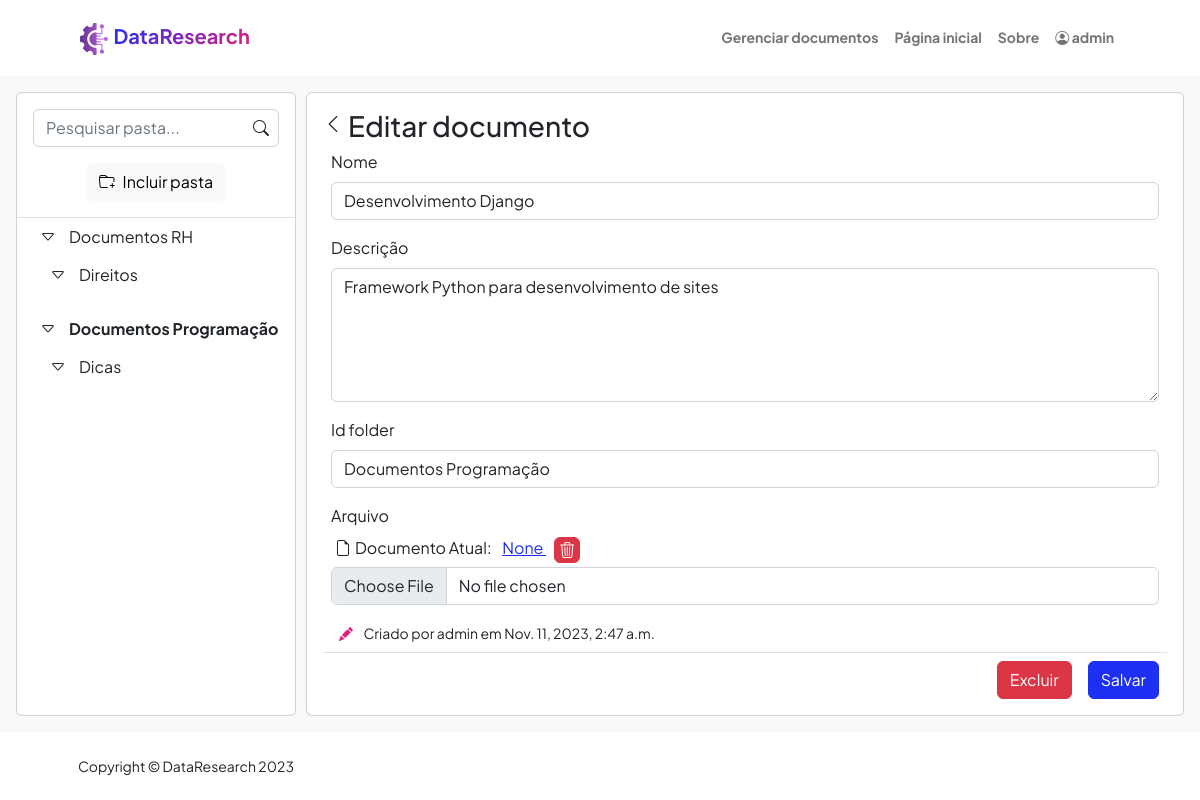
The app's page /documents/edit/46 (signed in) with its own data.
### documents/models.py (models this page shows, shortened)
class Folder(models.Model):
    id = models.AutoField(verbose_name="Sequência", primary_key=True, auto_created=True)
    name = models.CharField(verbose_name='Nome', max_length=50)
    id_parent_dir = models.ForeignKey('self', on_delete=models.CASCADE, null=True, blank=True)
    def __str__(self):
        return self.name
    def create_folder_tree():
        def get_child(parent):
            children = Folder.objects.all().filter(id_parent_dir=parent['id'])
            for child in children:
                if ('children' not in parent):
                    parent['children'] = []
                parent['children'].append(get_child({'id': child.id, 'name': child.name, 'parent': parent['id']}))
            return parent
        directories = Folder.objects.all().filter(id_parent_dir=None)
        dirTree = []
        for dir in directories:
            dirTree.append(get_child({'id': dir.id, 'name': dir.name, 'parent': None}))
        return dirTree

class File(models.Model):
    def file_directory_path(instance, filename):
        return f"{instance.user_created}/{filename}"
    id = models.AutoField(verbose_name="Seq.", primary_key=True, auto_created=True)
    name = models.CharField(verbose_name='Nome', max_length=255)
    file = models.FileField(verbose_name='Arquivo', upload_to=file_directory_path)
    description = models.TextField(verbose_name='Descrição', max_length=255)
    id_folder = models.ForeignKey(Folder, on_delete=models.PROTECT, verbose_name='Pasta', related_name='pasta')
    dt_created = models.DateTimeField(verbose_name='Data de criação', auto_now_add=True, null=True)
    dt_updated = models.DateTimeField(verbose_name='Data de atualização', auto_now=True, null=True)
    user_created = models.ForeignKey(User, on_delete= models.CASCADE, verbose_name='Criado por: ', related_name='usuario_criacao', null=True)
    user_updated = models.ForeignKey(User, on_delete= models.CASCADE, verbose_name='Atualizado por: ', related_name='usuario_atualizacao', null=True)
    def filename(self):
        if not self.file or not os.path.isfile(self.file.path):
            return None
        return os.path.basename(self.file.name)

### documents/views.py (the view)
# urls.py: path('edit/<int:pk>', views.document_add_edit, name='edit'),
@login_required(redirect_field_name="users:login")
def document_add_edit(request, pk = None):
    if request.POST or request.FILES:
        result = {
            'saved': False
        }
        if (pk is None):
            form = FileForm(data = request.POST)
        else:
            documentModel = get_object_or_404(File, pk=pk)
            form = FileForm(data = request.POST, instance= documentModel)
        if (form.is_valid()):
            try:
                document = form.save(commit=False)
                if (request.POST.get('delete_file') == 'true'):
                    if document.file:
                        if os.path.isfile(document.file.path):
                            os.remove(document.file.path)
                            document.file = None
                filepath = request.FILES.get('file', False)
                if (filepath):
                    if (not filepath.name.upper().endswith('PDF')):
                        result['error'] = 'O arquivo não é um PDF.'
                        return JsonResponse(result)
                    document.file = filepath
                if (document.pk):
                    document.user_updated = request.user
                else:
                    document.user_created = request.user
                document.save()
                OpenIAService().appendInstance(document)
                if (filepath):
                    OpenIAService().appendFile(document)
                result['saved'] = True
            except Exception as a:
                result['error'] = str(a)
            return JsonResponse(result)
    else:
        if (pk is None):
            form = FileForm()
            setattr(form, 'form_url', '/documents/add/')
            setattr(form, 'form_title', 'Adicionar documento ')
        else:
            documentModel = get_object_or_404(File, pk=pk)
            form = FileForm(instance = documentModel)
            setattr(form, 'form_url', f'/documents/edit/{pk}')
            setattr(form, 'form_title', 'Editar documento ')
    return render(request, "documents/add_edit.html", {"form": form, 'folders': Folder.create_folder_tree(), 'folders_list' : Folder.objects.all()})

### documents/forms.py
class FileForm(forms.ModelForm ):
    id = forms.CharField(max_length=255, widget=forms.HiddenInput(), required=False)
    name = forms.CharField(label='Nome', max_length=255)
    description = forms.CharField(label='Descrição', max_length=255, widget= forms.Textarea(attrs={'rows':5}))
    file = forms.FileField(label='Arquivo', required=False)
    id_folder = forms.ModelChoiceField(queryset=Folder.objects.all())
    class Meta:
        model = File
        exclude = ['dt_created', 'dt_updated', 'user_created', 'user_updated']
    field_order = ['id','name', 'description', 'id_folder', 'file']

### documents/templatetags/controllForms.py (called while the page is built)
@register.filter('input_type')
def input_type(ob):
    return ob.field.widget.__class__.__name__

@register.filter(name='add_classes')
def add_classes(value, arg):
    css_classes = value.field.widget.attrs.get('class', '')
    if css_classes:
        css_classes = css_classes.split(' ')
    else:
        css_classes = []
    args = arg.split(' ')
    for a in args:
        if a not in css_classes:
            css_classes.append(a)
    return value.as_widget(attrs={'class': ' '.join(css_classes)})

### documents/templates/documents/add_edit.html (shortened to what this page needs)
{% extends "BuscaSemantica/base.html" %}
{% block content %}
{% load controllForms %}
    <div class="p-3 bg-light h-100">
        <div class="d-flex flex-row h-100">
            <div class="card d-flex flex-column flex-shrink-0 h-100" style="margin-right: 10px; width: 280px;">
                {% include "documents/folder-tree/folder-tree.html" with folder_tree=folders %}
            </div>
            <div class="card d-flex flex-column flex-shrink-0 p-3 h-100" style="width: calc(100% - 290px);">
                <div class='d-flex flex-row'>
                    <a class="nav-link" href="{% url 'documents:list' %}"><i class="bi bi-chevron-left" style="font-size: 1.25rem;margin-right:5px"></i></a>
                    <h3>{{form.form_title}}</h3>
                </div>
                <form id='form_document' style="height: calc(100% - 38px);" class=' d-flex flex-column' enctype="multipart/form-data">
                    <div class="overflow-auto border-bottom px-2 h-100" >
                        {% for field in form %}
                            {% if field|input_type == 'HiddenInput' %}
                                {{field}}
                            {% elif field.name == 'file'  %}
                                <div class="mb-3">
                                    <label for="{{field.name}}" class="form-label">{{field.label}}</label>
                                    {% if form.instance.file %}
                                    <div class='d-flex flex-row mb-1'>
                                        <i class="bi bi-file-earmark mx-1 text-decoration-none"> </i>
                                        <div class=''>
                                            <span> Documento Atual: </span>
                                            <a class="mx-2" href="/media/{{form.instance.file}}" download> {{form.instance.filename}} </a>
                                            <button type="button" data-bs-toggle="button" id="delete-file" class=" p-0 px-1 btn btn-danger">
                                                <i class="bi bi-trash3"></i>
                                            </button>
                                        </div>
                                    </div>
                                    {% endif %}
                                    <input type="file" accept="application/pdf" name="file" class="form-control" id="id_file">
                                </div>
                            {% else %}
                            <div class="mb-3">
                                <label for="{{field.name}}" class="form-label">{{field.label}}</label>
                                {{field|add_classes:'form-control'}}
                            </div>
                            {% endif %}
                        {% endfor %}
                        <p class="card-text">
                            <small class="text-body-secondary">
                                {% if form.instance.pk %}
                                <i class="bi bi-pencil-fill text-secondary px-2"></i>
                                <span>Criado por {{form.instance.user_created}} em {{form.instance.dt_created}} </span>
                                {% endif %}
                            </small>
                        </p>
                    </div>
                    <div class='d-flex flex-row-reverse'>
                        <button type="submit" class="btn mt-2 mx-2 btn-primary">Salvar</button>
                        {% if form.instance.pk %}
                        <button type="button" data-bs-toggle="modal" data-bs-target="#delete_document" class="btn mt-2 mx-2 btn-danger">Excluir</button>
                        {% endif %}
                    </div>
                </form>
            </div>
        </div>
    </div>
{% endblock %}

### BuscaSemantica/templates/BuscaSemantica/base.html (shortened to what this page needs)
{% load static %}
<!DOCTYPE html>
<html lang="en">
    <head>
        <link href="https://cdn.jsdelivr.net/npm/bootstrap-icons@1.8.1/font/bootstrap-icons.css" rel="stylesheet" />
        <link href="{% static 'BuscaSemantica/css/style.css' %}" rel="stylesheet" />
    </head>
    <body class="d-flex flex-column h-100">
        <nav class="navbar navbar-expand-lg navbar-light bg-white py-3 ">
            <div class="container px-5">
                <a class="navbar-brand" href="/">
                    <img class="img-fluid" src="{% static 'BuscaSemantica/assets/logo_2.png' %}" alt="..." />
                    <span class="fw-bolder text-gradient">DataResearch</span>
                </a>
                <div class="collapse navbar-collapse" id="navbarSupportedContent">
                    <ul class="navbar-nav ms-auto mb-2 mb-lg-0 small fw-bolder">
                        {% if user.is_authenticated %}
                        <li class="nav-item">
                            <a class="nav-link" href="{% url 'documents:list' %}">
                                Gerenciar documentos
                            </a>
                        </li>
                        {% endif %}
                        <li class="nav-item"><a class="nav-link" href="/">Página inicial</a></li>
                        <li class="nav-item"><a class="nav-link" href="{% if user.is_authenticated %}/about/{% endif %}#about">Sobre</a></li>
                        {% if not user.is_authenticated %}
                        <li class="nav-item"><a class="nav-link" href="{% url 'users:login' %}">Entrar</a></li>
                        {% else %}
                        <li class="nav-item dropdown">
                            <a class="nav-link bi-person-circle" type="button" id="dropdownMenu2" data-bs-toggle="dropdown" aria-expanded="false">
                                {{user.get_username}}
                            </a>
                        {% endif %}
                    </ul>
                </div>
            </div>
        </nav>
        <main class="flex-shrink-0" style="height: calc(100% - 144px);">
            {% block content %}
			{% endblock%}
        </main>
        <footer class="bg-white py-4 mt-auto">
            <div class="container px-5">
                <div class="row align-items-center justify-content-between flex-column flex-sm-row">
                    <div class="col-auto"><div class="small m-0">Copyright &copy; DataResearch 2023</div></div>
                </div>
            </div>
        </footer>
    </body>
</html>

### documents/templates/documents/folder-tree/folder-tree-item.html
    {% for child in item %}
    <li class="mb-1" style='margin-left:10px'>
        <div class="dropdown-context-menu tree-item d-flex flex-row align-items-center" data-id="{{child.id}}" data-name="{{child.name}}" data-parent="{{child.parent|default_if_none:''}}" >
            <button class="btn btn-toggle align-items-center rounded " data-bs-toggle="collapse" data-bs-target="#folder-{{child.id}}" aria-expanded="false">
                <i class="bi bi-caret-right"></i>
            </button>
            <span role="button" class='selection-element d-flex w-100'>{{child.name}}</span>
        </div>
        <div class="collapse show" id="folder-{{child.id}}">
            <ul class="list-unstyled btn-toggle-nav fw-normal pb-1">
            {% if child.children is not None %}
                {%include "documents/folder-tree/folder-tree-item.html" with item=child.children %}
            {% endif %}
            </ul>
        </div>
    </li>
    {% endfor %}

### records on screen
Folder: name "Documentos RH"
Folder: name "Direitos"
Folder: name "Documentos Programação"
Folder: name "Dicas"
File: form "Desenvolvimento Django" "Framework Python para desenvolvimento de sites" "Documentos Programação", instance.filename "None", instance.user_created "admin", instance.dt_created "Nov. 11, 2023, 2:47 a.m."

### other values on screen
{{ user.get_username }} "admin"
{{ field.label }} "Nome" "Descrição" "Id folder"
{{ field.label }} "Arquivo"
